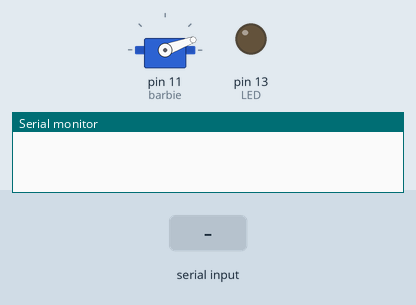
Recording of a sketch running on a simulated Arduino Uno, built with avr-gcc and run on an emulated ATmega328P. Parts: servo, output pins drawn as LEDs (lit = HIGH), the last lines printed to the serial monitor. The test bench sets the inputs (shaded band).

Above: at 1.2 s.
1.3 s: "90,45\n" received over Serial
At 1.8 s:
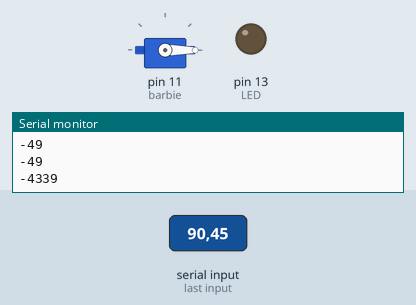
2.9 s: "30,150\n" received over Serial
At 4.2 s:
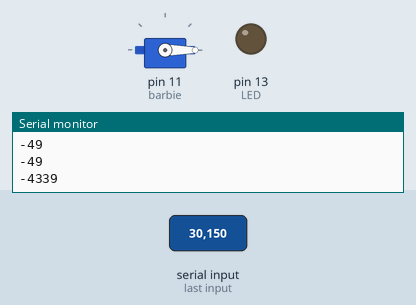
4.5 s: "5\n" received over Serial
At 5.6 s:
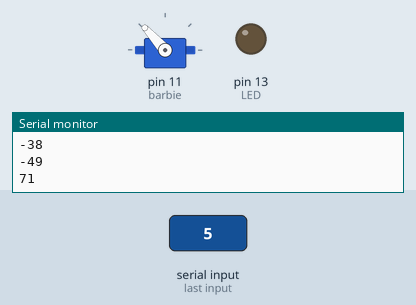
6.0 s: "100\n" received over Serial
At 6.8 s:
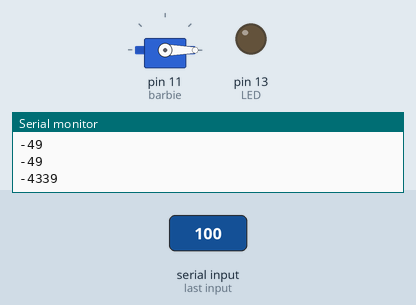
Timing chart, 0 to 8.5 s (numbered marks = the images above; inputs shaded):
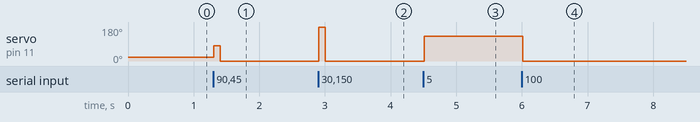

The sketch:

barbie_umServo.ino
```cpp
//Servo controlado por dado recebido via Serial
//Autor: Otavio Carneiro - 25/05/2014
//Licenca: MIT - use como quiser, nao me responsabilize
#include <Servo.h>

Servo barbie;
const int LED = 13;
int valorRecebido = 0; //valor vindo de fora

void setup()
{
  Serial.begin(9600);
  pinMode(LED, OUTPUT);
  barbie.attach(11);
}

void loop()
{
  while (Serial.available()) // Wait for characters
  {
      int centena = Serial.read()-48;
      Serial.println(centena);
      int dezena = Serial.read()-48;
      Serial.println(dezena);
      int inteiro = Serial.read()-48;
      Serial.println(inteiro);
      valorRecebido = centena * 100 + dezena * 10 + inteiro;
      Serial.println(valorRecebido);
  }
  if (valorRecebido == 100) {
    digitalWrite(LED, HIGH);
  } else if (valorRecebido == 0) {
    digitalWrite(LED, LOW);
  }

  int valorServo = map(valorRecebido, 0, 100, 20, 179);
  barbie.write(valorServo);

  delay(100);
}
```

Measured:
- after the input at 1.3 s, servo on pin 11 (barbie): 20° → 80° at once, → 0° 0.10 s later
- after the input at 2.9 s, servo on pin 11 (barbie): 0° → 180° at once, → 0° 0.10 s later
- after the input at 4.5 s, servo on pin 11 (barbie): 0° → 132° at once
- after the input at 6.0 s, servo on pin 11 (barbie): 132° → 0° at once
